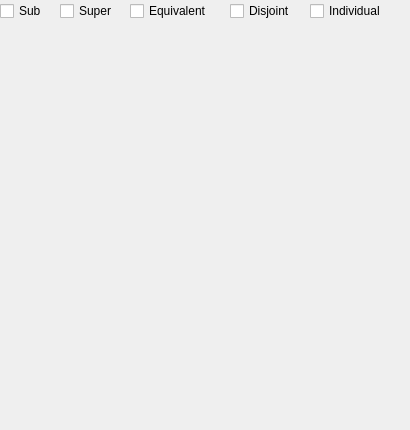
<?xml version="1.0" encoding="UTF-8"?>
<ui version="4.0">
 <class>DetailVisualizationDockWidget</class>
 <widget class="QDockWidget" name="DetailVisualizationDockWidget">
  <property name="geometry">
   <rect>
    <x>0</x>
    <y>0</y>
    <width>410</width>
    <height>430</height>
   </rect>
  </property>
  <property name="windowTitle">
   <string>Detail Visualization</string>
  </property>
  <widget class="QWidget" name="dockWidgetContents">
   <widget class="QDockWidget" name="sceneDockWidget">
    <property name="geometry">
     <rect>
      <x>-1</x>
      <y>-1</y>
      <width>400</width>
      <height>401</height>
     </rect>
    </property>
    <property name="contextMenuPolicy">
     <enum>Qt::DefaultContextMenu</enum>
    </property>
    <property name="features">
     <set>QDockWidget::NoDockWidgetFeatures</set>
    </property>
    <widget class="QWidget" name="dockWidgetContents_2"/>
   </widget>
   <widget class="QCheckBox" name="checkBox">
    <property name="geometry">
     <rect>
      <x>0</x>
      <y>0</y>
      <width>61</width>
      <height>22</height>
     </rect>
    </property>
    <property name="text">
     <string>Sub</string>
    </property>
   </widget>
   <widget class="QCheckBox" name="checkBox_2">
    <property name="geometry">
     <rect>
      <x>60</x>
      <y>0</y>
      <width>71</width>
      <height>22</height>
     </rect>
    </property>
    <property name="text">
     <string>Super</string>
    </property>
   </widget>
   <widget class="QCheckBox" name="checkBox_3">
    <property name="geometry">
     <rect>
      <x>130</x>
      <y>0</y>
      <width>97</width>
      <height>22</height>
     </rect>
    </property>
    <property name="text">
     <string>Equivalent</string>
    </property>
   </widget>
   <widget class="QCheckBox" name="checkBox_4">
    <property name="geometry">
     <rect>
      <x>230</x>
      <y>0</y>
      <width>81</width>
      <height>22</height>
     </rect>
    </property>
    <property name="text">
     <string>Disjoint</string>
    </property>
   </widget>
   <widget class="QCheckBox" name="checkBox_5">
    <property name="geometry">
     <rect>
      <x>310</x>
      <y>0</y>
      <width>97</width>
      <height>22</height>
     </rect>
    </property>
    <property name="text">
     <string>Individual</string>
    </property>
   </widget>
  </widget>
 </widget>
 <resources/>
 <connections/>
</ui>
